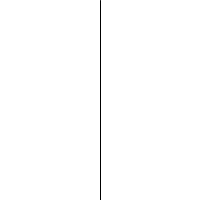
Frame 1 (no input)
Frame 60 (the mouse pressed at the canvas centre just before this capture): identical to frame 1, image omitted
Frame 120 (the mouse held since frame 60 and released just before this capture): identical to frame 1, image omitted

The Processing sketch that drew this single still picture (run headless with seeded random() and noise(); from frame 60 on, the mouse is pressed at the canvas centre):

// Processing sketch: processing_21580
// ── processing_21580.pde

void setup(){
  size(200,200);
  
}

void draw(){
  background(255);
  stroke(0);
  line(100,0,100,200);
  fill(0);
  if(mouseX < width/2 && mousePressed == true){
    rectMode(CORNERS);
    rect(100,0,200,200);
  }
}
